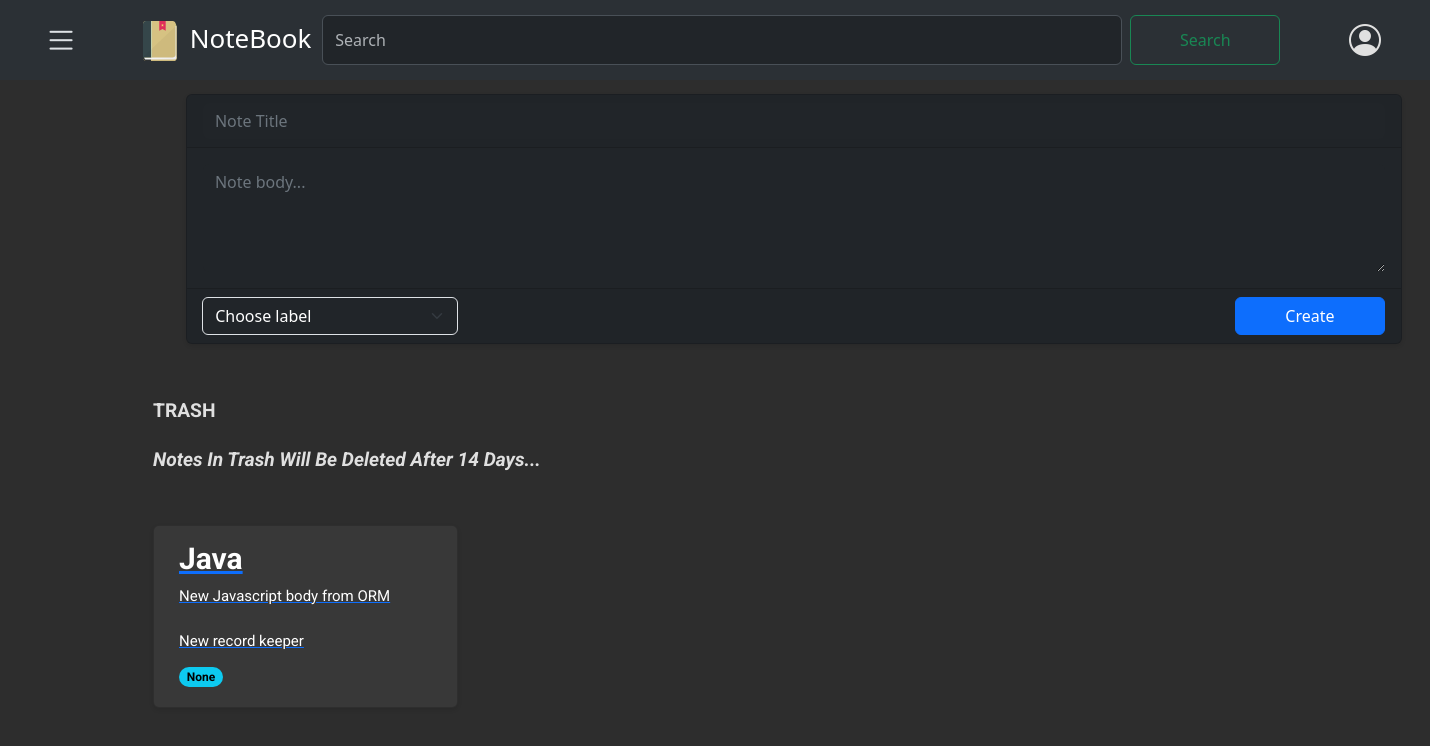
The app's page /notes/trash/ (signed in) with its own data.
### notes/models.py (models this page shows, shortened)
class Note(models.Model):
    user= models.ForeignKey(CustomUser,on_delete=models.CASCADE, related_name='notes')
    title= models.CharField(max_length=100, null=False)
    body= models.TextField()
    label= models.ManyToManyField(Label, related_name="labels", blank=True)
    archived= models.BooleanField(default=False)
    pinned= models.BooleanField(default= False)
    created = models.DateTimeField(auto_now_add= True)
    updated= models.DateTimeField(auto_now=True)
    trashed = models.BooleanField(default=False)
    trashed_at= models.DateTimeField(null=True, blank=True)
    class Meta:
        ordering= ['-updated']
        indexes= [
            models.Index(fields=["-updated"])
        ]
        verbose_name = "Note"
        verbose_name_plural= "Notes"
    def get_labels(self, obj):
        return ", ".join([label.name for label in obj.label.all()])
    get_labels.short_description = 'Labels'

### notes/views.py (the view)
# urls.py: path('trash/', views.trash_list, name='note_trash'),
@login_required
def trash_list(request):
    if request.method== "GET":
        trashed_notes = Note.objects.filter(user=request.user, trashed=True).order_by('-updated')
        return render(request, 'notes/note/trash_list.html', {'trashed_notes': trashed_notes})

### notes/context_processors.py (called while the page is built)
def labels_processor(request):
    if request.user.is_authenticated:
        labels = Label.objects.filter(user=request.user)
    else:
        labels = Label.objects.none()
    return {
        'labels': labels,
    }

### notes/templates/notes/note/trash_list.html (shortened to what this page needs)
{% extends "notes/base.html" %}
{% block content %}
{% load static %}
<p class="text-capitalize" style="font-weight: bold; font-size: larger;">TRASH</p>
<p class="text-capitalize" style="font-weight: bold; font-size: larger; font-style: italic;">Notes in Trash will be deleted after 14 days...</p>
<div class="card-container">
    {% for trashed_note in trashed_notes %}
    <div class="card" data-note-id="{{ trashed_note.id }}">
        <a href="#" class="trash-note-link" data-note-id="{{ trashed_note.id }}">
            <h5 class="card-title">{{ trashed_note.title }}</h5>
            <p class="card-text" >{{ trashed_note.body|truncatechars:650 }}</p>
        </a>
        <span class="badge rounded-pill text-bg-info">{{ trashed_note.label.name }}</span>
    </div>
    {% endfor %}
</div>
{% endblock %}

### notes/static/css/notes.css (style rules this page uses)
:root { --bg-color: #2d2d2d; --text-color: #e0e0e0; --secondary-text-color: #b0b0b0; --card-bg-color: #383838; }
html, body { background-color: #2d2d2d !important; color: #e0e0e0 !important; font-family: 'Roboto', sans-serif; }
.card-container { display: grid; grid-template-columns: repeat(auto-fill, minmax(250px, 1fr)); gap: 20px; padding: 10px; font-family: 'Roboto', Arial, sans-serif; width: 1300px; margin-top: 30px; margin-bottom: 30px; background-color: #2d2d2d !important; border-color: #444 !important; text-align: justify; }
.card { border-radius: 8px; padding: 15px 25px; box-shadow: 0 2px 4px rgba(0,0,0,0.1); background-color: #383838 !important; position: relative; padding-bottom: 20px; }
.card-title { font-size: 30px; font-weight: bold; margin-bottom: 15px; color: white !important; text-align: left; padding: 0 ; }
.card-text { font-size: 15px; color: white; text-align: left; padding: 0 0 35px; line-height: 1.5; white-space: pre-wrap; word-wrap: break-word; }
.text-capitalize { font-family: 'Roboto', Arial, sans-serif; font-size: 18px; margin: 0; font-weight: normal; padding: 10px; }
.badge { display: inline-block; position: absolute; bottom: 20px; }

### records on screen
Note: title "Java", body "New Javascript body from ORM New record keeper", label.name "None"
